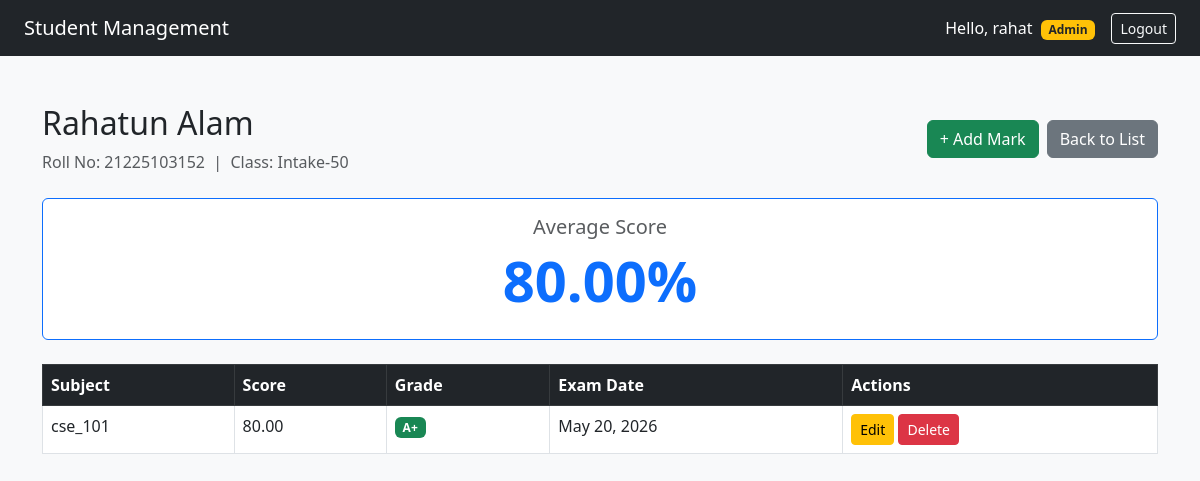
Page /students/3/ (signed in) on the committed database.
### students/models.py (models this page shows, shortened)
class Student(models.Model):
    user = models.OneToOneField(User, on_delete=models.CASCADE, null=True, blank=True, related_name='student_profile')
    name = models.CharField(max_length=100)
    roll_no = models.CharField(max_length=20,unique=True)
    email = models.CharField(unique=True)
    class_name = models.CharField(max_length=50)
    created_at = models.DateTimeField(auto_now_add=True)

class Mark(models.Model):
    student = models.ForeignKey(Student,on_delete=models.CASCADE,related_name='marks')
    subject = models.CharField(max_length=100)
    score = models.DecimalField(max_digits=5,decimal_places=2)
    exam_date = models.DateField()
    def get_grade(self):
        if self.score >= 80:
            return 'A+'
        elif self.score >= 70:
            return 'A'
        elif self.score >= 60:
            return 'B'
        elif self.score >= 50:
            return 'C'
        elif self.score >= 40:
            return 'D'
        else:
            return 'F'

### students/views.py (the view)
# urls.py: path('<int:pk>/',views.student_detail,name='student_detail'),
@login_required
def student_detail(request,pk):
    student = get_object_or_404(Student, pk=pk)
    if not request.user.is_staff and hasattr(request.user, 'student_profile'):
        if request.user.student_profile.pk != student.pk:
            messages.error(request, 'You can only view your own profile.')
            return redirect('student_list')
    marks = student.marks.all().order_by('exam_date')
    average = marks.aggregate(Avg('score')).get('score__avg') or 0
    return render(request,'students/student_detail.html',{
        'student': student,
        'marks': marks,
        'average': round(average,2)
    })

### students/templates/students/student_detail.html (shortened to what this page needs)
<!DOCTYPE html>
<html lang="en">
<head>
  <link href="https://cdn.jsdelivr.net/npm/bootstrap@5.3.0/dist/css/bootstrap.min.css" rel="stylesheet">
</head>
<body class="bg-light">
<nav class="navbar navbar-dark bg-dark px-4">
  <span class="navbar-brand">Student Management</span>
  <div class="d-flex align-items-center gap-3">
    <span class="text-white">
      Hello, {{ request.user.username }}
      {% if request.user.is_staff %}
        <span class="badge bg-warning text-dark ms-1">Admin</span>
      {% else %}
        <span class="badge bg-secondary ms-1">Viewer</span>
      {% endif %}
    </span>
    <form method="POST" action="{% url 'logout' %}">
      <button type="submit" class="btn btn-outline-light btn-sm">Logout</button>
    </form>
  </div>
</nav>
<div class="container mt-5">
  <div class="d-flex justify-content-between align-items-center mb-4">
    <div>
      <h2>{{ student.name }}</h2>
      <p class="text-muted mb-0">Roll No: {{ student.roll_no }} &nbsp;|&nbsp; Class: {{ student.class_name }}</p>
    </div>
    <div class="d-flex gap-2">
      {% if request.user.is_staff %}
        <a href="{% url 'add_mark' student.pk %}" class="btn btn-success">+ Add Mark</a>
      {% endif %}
      <a href="{% url 'student_list' %}" class="btn btn-secondary">Back to List</a>
    </div>
  </div>
  <div class="card mb-4 border-primary">
    <div class="card-body text-center">
      <h5 class="text-muted">Average Score</h5>
      <h1 class="display-4 fw-bold text-primary">{{ average }}%</h1>
    </div>
  </div>
  <table class="table table-bordered bg-white">
    <thead class="table-dark">
      <tr>
        <th>Subject</th>
        <th>Score</th>
        <th>Grade</th>
        <th>Exam Date</th>
        {% if request.user.is_staff %}
          <th>Actions</th>
        {% endif %}
      </tr>
    </thead>
    <tbody>
      {% for mark in marks %}
      <tr>
        <td>{{ mark.subject }}</td>
        <td>{{ mark.score }}</td>
        <td>
          <span class="badge
            {% if mark.score >= 80 %}bg-success
            {% elif mark.score >= 60 %}bg-primary
            {% elif mark.score >= 40 %}bg-warning text-dark
            {% else %}bg-danger{% endif %}">
            {{ mark.get_grade }}
          </span>
        </td>
        <td>{{ mark.exam_date }}</td>
        {% if request.user.is_staff %}
        <td>
          <a href="{% url 'edit_mark' mark.pk %}" class="btn btn-sm btn-warning">Edit</a>
          <a href="{% url 'delete_mark' mark.pk %}" class="btn btn-sm btn-danger">Delete</a>
        </td>
        {% endif %}
      </tr>
      {% empty %}
      <tr>
        <td colspan="5" class="text-center text-muted">No marks added yet.</td>
      </tr>
      {% endfor %}
    </tbody>
  </table>
</div>
</body>
</html>

### rows in the picture
Student: name "Rahatun Alam", roll_no "21225103152", class_name "Intake-50"
Mark: subject "cse_101", score "80.00", get_grade "A+", exam_date "May 20, 2026"

### other values in the picture
{{ request.user.username }} "rahat"
{{ average }} "80.00"
